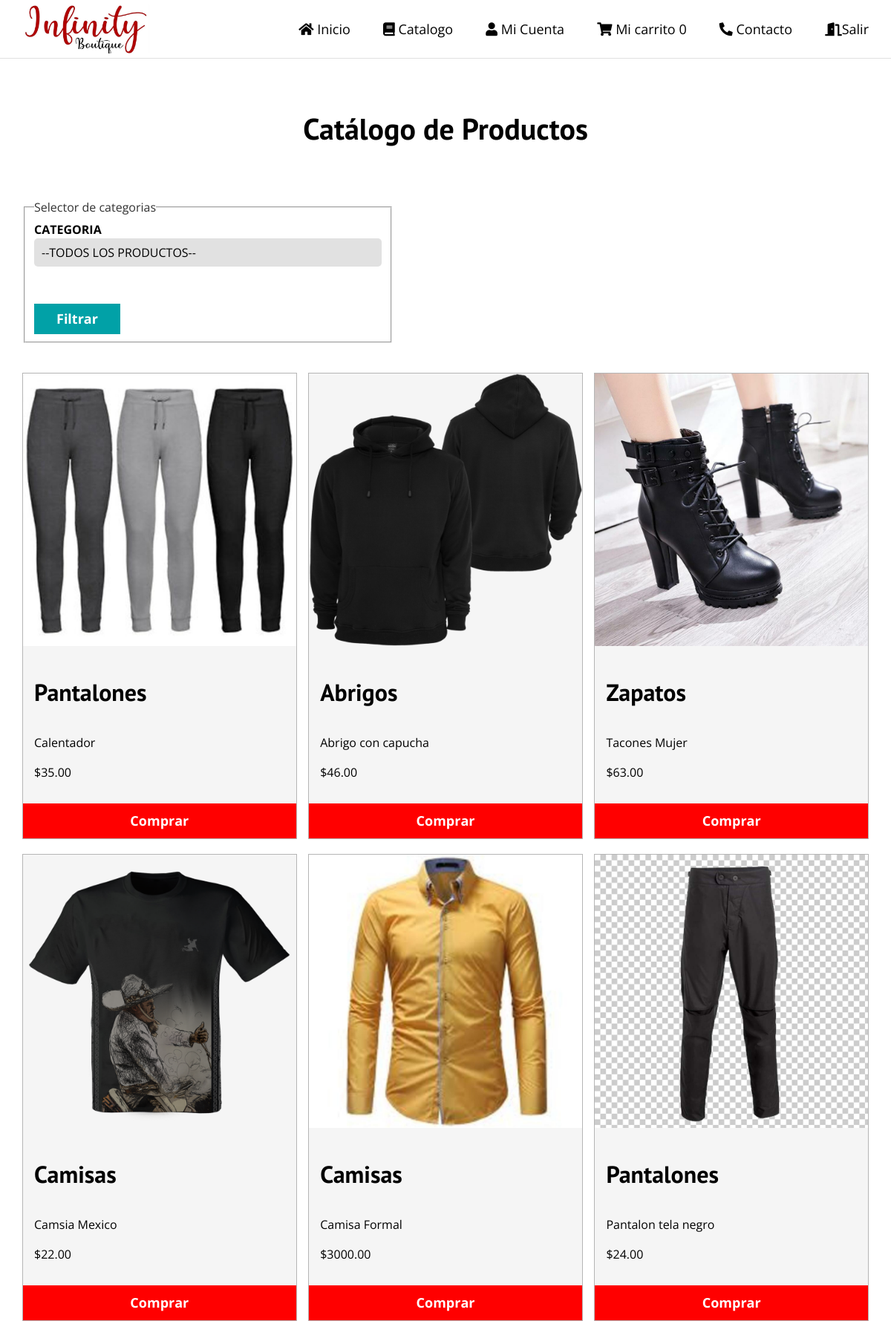
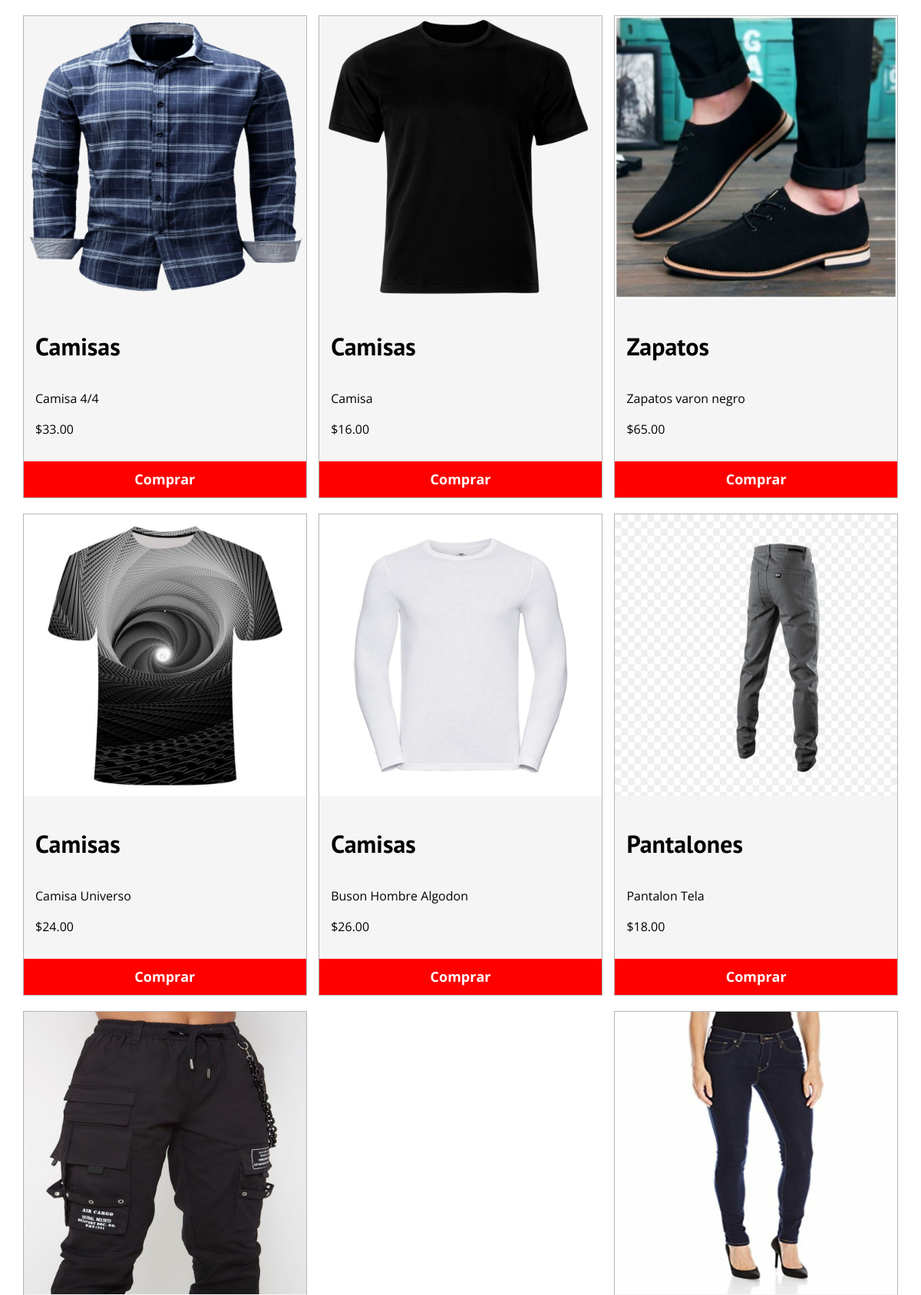
Page /Infinitylog/catalogo.php (upper part) on the committed database (2 pictures, top to bottom).
### tables this page shows
CREATE TABLE `producto` (
  `producto_id` int(11) NOT NULL,
  `producto_descripcion` varchar(200) NOT NULL,
  `producto_color` varchar(50) NOT NULL,
  `producto_talla` varchar(10) NOT NULL,
  `producto_marca` varchar(50) NOT NULL,
  `producto_precio` decimal(10,2) NOT NULL,
  `producto_categoria_id` int(10) NOT NULL,
  `producto_foto` varchar(200) DEFAULT NULL
);

CREATE TABLE `categoria` (
  `categoria_id` int(10) NOT NULL,
  `categoria_descripcion` varchar(50) NOT NULL
);

### Infinitylog/funciones.php (called while the page is built, shortened)
<?php
    function cantidad_producto(){
        $total = 0;
        return $total;
    }
?>

### src/Producto.php (called while the page is built, shortened)
<?php
    class Producto{
        private $cn=null;
        public function __construct()
        {
            $this->config=parse_ini_file(__DIR__.'/../config.ini');
            $this->cn = new \PDO($this->config['dns'], $this->config['usuario'], $this->config['clave'],array(
                \PDO::MYSQL_ATTR_INIT_COMMAND => 'SET NAMES utf8'
            ));
        }
        public function mostrar(){
            $sql = "SELECT producto.producto_id, producto.producto_descripcion, producto.producto_talla, producto.producto_marca, producto.producto_color, producto.producto_precio, producto.producto_foto, categoria.categoria_descripcion
            FROM producto
            INNER JOIN categoria ON producto.producto_categoria_id=categoria.categoria_id ORDER BY producto.producto_id DESC";
            $resultado=$this->cn->prepare($sql);
            if($resultado->execute())
                return $resultado->fetchAll();
            return false;
        }
    }

### Infinitylog/catalogo.php (the view, shortened to what this page needs)
<?php
    require 'funciones.php';
?>
<!DOCTYPE html>
<html lang="en">
<head>
    <link rel="stylesheet" href="../assets/css/normalize.css">
    <link rel="stylesheet" href="../assets/css/styles.css">
    <link rel="stylesheet" href="../assets/css/all.css">
</head>
<body>
    <header class="site-header">
        <div class="contenedor">
            <div class="barra">
                <a href="index.php">
                    <img src="../assets/img/logo.jpg" alt="logo" title="Logo Infinity"  height="72">
                </a>
                <nav class="navegacion">
                    <a href="index.php"><i class="fas fa-home"></i> Inicio</a>
                    <a href="catalogo.php"><i class="fas fa-book"></i> Catalogo</a>
                    <a href="cuenta/cuenta.php"><i class="fas fa-user"></i> Mi Cuenta</a>
                    <a href="carrito.php"><i class="fas fa-shopping-cart"></i> Mi carrito <?php print cantidad_producto() ?></a>
                    <a href="contacto.php"><i class="fas fa-phone-alt"></i> Contacto</a>
                    <a href="../index.php"><i class="fas fa-door-open"></i>Salir</a>
                </nav>
            </div>
        </div>
    </header>
    <section class="seccion contenedor">
        <h2 class="fw-300 centrar-texto sub_seccion">Catálogo de Productos</h2>
        <div class="form-categoria">
            <fieldset>
            <legend>Selector de categorias</legend>
            <form method="POST" action="catalogo_busqueda.php" enctype="multipart/form-data">
            <label>Categoria</label>
                <select name="categoria_id" required>
                    <option value="-1">--TODOS LOS PRODUCTOS--</option>
                </select>
                <input type="submit" name="accion" value="Filtrar" class="boton boton-celeste enviar">
            </form>
            </fieldset>
        </div>
        <div class="contenedor-anuncios">
            <?php
                            $producto= new infinity\Producto;
                            $info_producto = $producto->mostrar();
                            $cantidad=count($info_producto);
                            for($x = 0; $x<$cantidad; $x++){
                                $item= $info_producto[$x];
            ?>
            <div class="anuncio">
                <div class="imagen-producto">
                    <?php
                        $foto='../upload/'.$item['producto_foto'];
                        if(file_exists($foto)){
                    ?>
                        <img src="<?php print $foto ?>" alt="<?php print $item['producto_descripcion'] ?> <?php print $item['producto_marca'] ?>" title="<?php print $item['producto_descripcion'] ?> <?php print $item['producto_marca'] ?>">
                    <?php }else {?>
                        <img src="" alt="">
                    <?php }?>
                </div>
                <div class="contenido-anuncio">
                    <h3 class="pad"><?php print $item['categoria_descripcion']?></h3>
                    <p class="pad"><?php print $item['producto_descripcion']?></p>
                    <p class="precio pad">$<?php print $item['producto_precio']?></p>
                    <a  href="carrito.php?id=<?php print $item['producto_id']?>" class="boton boton-amarillo d-block comprar">Comprar</a>
                </div>
            </div>
            <?php } ?>
        </div>
    </section>
</body>
</html>

### assets/css/styles.css (style rules this page uses)
html { font-size: 62.5%; box-sizing: border-box; }
*,*::before,*::after { box-sizing: inherit; }
body { font-family: 'Open Sans', sans-serif; font-size: 1.6rem; line-height: 1.5; }
.contenedor { max-width: 120rem; margin: 0 auto; width: 95%; }
h1, h2, h3, h4 { font-family: 'PT Sans', sans-serif; }
h2 { font-size: 4rem; line-height: 1.2; }
h3 { font-size: 3.2rem; }
img { max-width: 100%; }
.centrar-texto { text-align: center; }
.d-block { display: block !important; }
.pad { padding: 0 1.5rem; }
.boton { color: white; font-weight: 700; text-decoration: none; font-size: 1.8rem; padding: 1rem 3rem; margin-top: 3rem; display: inline-block; text-align: center; border: none; }
.boton-amarillo { background-color: red; }
.boton-celeste { background-color: #01a1a7; }
@media (min-width: 768px) { .barra { display: flex; justify-content: space-between; align-items: center; } }
.site-header { border-bottom: 1px solid #e1e1e1; }
.site-header a { color: black; text-decoration: none; }
.navegacion a { text-decoration: none; text-align: center; display: block; font-size: 1.8rem; }
@media (min-width: 768px) { .navegacion a { display: inline; margin-right: 4rem; } }
@media (min-width: 768px) { .navegacion a:last-of-type { margin:0; } }
.contenedor-anuncios { display: flex; justify-content: space-between; flex-wrap: wrap; }
.sub_seccion { margin: 7rem 0; }
.anuncio { border: 1px solid #B5B5B5; background-color: #f5f5f5; margin-bottom: 2rem; }
@media (min-width:768px ) { .anuncio { flex: 0 0 calc(33.3% - 1rem); } }
legend { font-weight: 2.4rem; color: #333333; }
label { display: block; font-weight: 700; text-transform: uppercase; }
input:not([Type="submit"]), textarea, select { padding: 1rem; display: block; width: 100%; background-color: #e1e1e1; margin-bottom: 2rem; border: none; border-radius: 0.5rem; }
select { -webkit-appearance: none; appearance: none; }
fieldset { margin-bottom: 1rem; }
.form-categoria { align-items: center; max-width: 50rem; margin-bottom: 4rem; }

### assets/css/all.css (style rules this page uses)
.fa, .fas, .far, .fal, .fad, .fab { -moz-osx-font-smoothing: grayscale; -webkit-font-smoothing: antialiased; display: inline-block; font-style: normal; font-variant: normal; text-rendering: auto; line-height: 1; }
.fa-book:before { content: "\f02d"; }
.fa-door-open:before { content: "\f52b"; }
.fa-home:before { content: "\f015"; }
.fa-phone-alt:before { content: "\f879"; }
.fa-shopping-cart:before { content: "\f07a"; }
.fa-user:before { content: "\f007"; }
.fa, .fas { font-family: 'Font Awesome 5 Free'; font-weight: 900; }

### rows in the picture
producto: producto_foto (picture), producto_categoria.categoria_descripcion "Pantalones", producto_descripcion "Calentador", producto_precio "35.00"
producto: producto_foto (picture), producto_categoria.categoria_descripcion "Abrigos", producto_descripcion "Abrigo con capucha", producto_precio "46.00"
producto: producto_foto (picture), producto_categoria.categoria_descripcion "Zapatos", producto_descripcion "Tacones Mujer", producto_precio "63.00"
producto: producto_foto (picture), producto_categoria.categoria_descripcion "Camisas", producto_descripcion "Camsia Mexico", producto_precio "22.00"
producto: producto_foto (picture), producto_categoria.categoria_descripcion "Camisas", producto_descripcion "Camisa Formal", producto_precio "3000.00"
producto: producto_foto (picture), producto_categoria.categoria_descripcion "Pantalones", producto_descripcion "Pantalon tela negro", producto_precio "24.00"
producto: producto_foto (picture), producto_categoria.categoria_descripcion "Camisas", producto_descripcion "Camisa 4/4", producto_precio "33.00"
producto: producto_foto (picture), producto_categoria.categoria_descripcion "Camisas", producto_descripcion "Camisa", producto_precio "16.00"
producto: producto_foto (picture), producto_categoria.categoria_descripcion "Zapatos", producto_descripcion "Zapatos varon negro", producto_precio "65.00"
producto: producto_foto (picture), producto_categoria.categoria_descripcion "Camisas", producto_descripcion "Camisa Universo", producto_precio "24.00"
producto: producto_foto (picture), producto_categoria.categoria_descripcion "Camisas", producto_descripcion "Buson Hombre Algodon", producto_precio "26.00"
producto: producto_foto (picture), producto_categoria.categoria_descripcion "Pantalones", producto_descripcion "Pantalon Tela", producto_precio "18.00"
producto: producto_foto (picture)
producto: producto_foto (picture)

### other values in the picture
cantidad_producto() "0"
